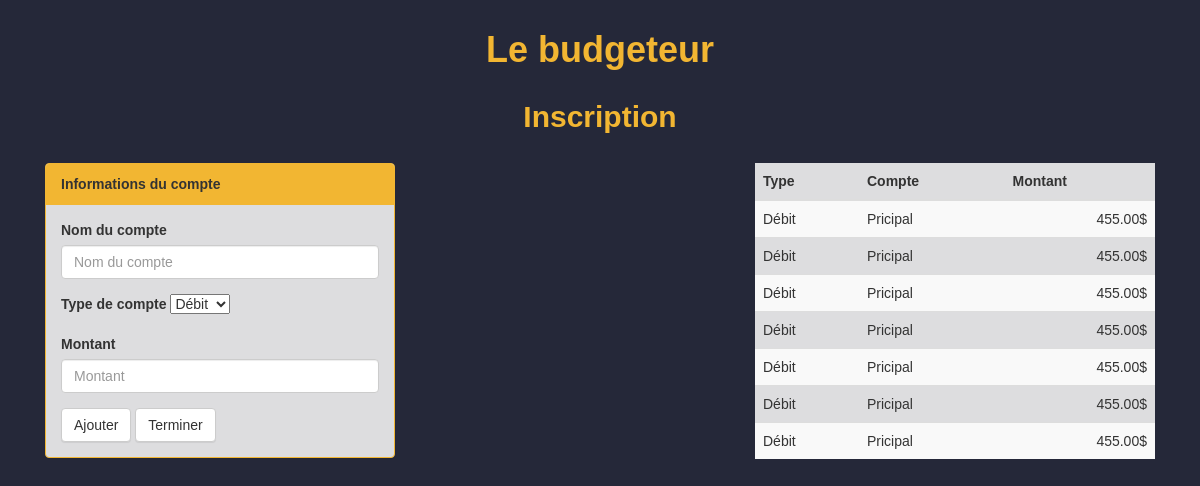
Page /inscriptionComptes.php (signed in) on the committed database.
### tables this page shows
CREATE TABLE `compte` (
  `compteId` int(1) NOT NULL AUTO_INCREMENT,
  `userId` int(6) NOT NULL,
  `typeCompteId` int(1) NOT NULL,
  `montant` decimal(8,2) NOT NULL,
  `nom` varchar(20) NOT NULL,
  PRIMARY KEY (`compteId`)
);

CREATE TABLE `typecompte` (
  `typeCompteId` int(2) NOT NULL AUTO_INCREMENT,
  `nom` varchar(20) NOT NULL,
  PRIMARY KEY (`typeCompteId`)
);

### action/InscriptionComptesAction.php (called while the page is built, shortened)
<?php
	require_once("action/CommonAction.php");
	require_once("dao/CompteDAO.php");
	require_once("dao/TypeCompteDAO.php");
	class InscriptionComptesAction extends CommonAction{
		protected function executeAction(){
			$this->listeComptes = CompteDAO::lister($this->getUser()["userId"]);
			$this->listeTypeComptes = TypeCompteDAO::lister();
		}
	}

### dao/TypeCompteDAO.php (called while the page is built)
<?php
	require_once("bdd.php");
	class TypeCompteDAO {
		public static function lister(){
			global $bdd;
			$requete = $bdd->prepare('
				SELECT typeCompteId, nom
				FROM typecompte');
			$requete->execute();
			$listeTypeComptes = array();
			while($ligne = $requete->fetch()){
				$listeTypeComptes[] = $ligne;
			}
			return $listeTypeComptes;
		}
	}

### action/CommonAction.php (called while the page is built, shortened)
<?php
	require_once("dao/UserDAO.php");
	abstract class CommonAction{
		public final function execute() {
			$this->executeAction();
		}
		public function getUser() {
			$this->user = UserDAO::trouver($_SESSION["userId"]);
			return $this->user;
		}
	}

### dao/UserDAO.php (called while the page is built, shortened)
<?php
	require_once("bdd.php");
	class UserDAO {
		public static function trouver($id){
			global $bdd;
			$requete = $bdd->prepare('
				SELECT *
				FROM user
				WHERE userId = ?');
			$requete->execute(array($id));
			$ligne = $requete->fetch();
			return $ligne;
		}
	}

### dao/CompteDAO.php (called while the page is built, shortened)
<?php
	require_once("bdd.php");
	class CompteDAO {
		public static function lister($userId){
			global $bdd;
			$requete = $bdd->prepare('
				SELECT compte.compteId, compte.nom, compte.montant, typecompte.nom AS typeCompte
				FROM compte
				INNER JOIN typecompte ON compte.typeCompteId = typecompte.typeCompteId
				WHERE userId = ?');
			$requete->execute(array($userId));
			$listeComptes = array();
			while($ligne = $requete->fetch()){
				$listeComptes[] = $ligne;
			}
			return $listeComptes;
		}
	}

### inscriptionComptes.php (the view)
<?php
	require_once("action/InscriptionComptesAction.php");
	$action = new InscriptionComptesAction();
	$action->execute();
	require_once("partial/header-login-inscription.php");
?>
		<h1 class="text-center">Le budgeteur</h1>
		<h2 class="text-center">Inscription</h2>
		<div class="col-md-5">
			<form action="inscriptionComptes.php" method="post" onsubmit="return validate()"
				class="inscriptioncompte panel panel-default">
				<div class="panel-heading"><strong>Informations du compte</strong></div>
				<div class="panel-body">
					<div class="form-group">
						<label for="nom">Nom du compte</label>
						<input class="form-control" placeholder="Nom du compte" type="text" name="nom" id="nom">
					</div>
					<div class="form-group">
						<label for="type">Type de compte</label>
						<select name="typeCompte" id="type">
						<?php foreach ($action->listeTypeComptes as $typeCompte) { ?>
							<option value="<?= $typeCompte["typeCompteId"] ?>"> <?= $typeCompte["nom"] ?> </option>
						<?php } ?>
						</select>
					</div>
					<div class="form-group">
						<label for="montant">Montant</label>
						<input class="form-control" placeholder="Montant" type="text" name="montant" id="montant">
					</div>
					<input type="submit" value="Ajouter" name="ajouter" class="btn btn-default"/>
					<input type="submit" value="Terminer" name="terminer" class="btn btn-default"/>
				</div>
			</form>
		</div>
		<div class="col-md-5 col-md-offset-2">
			<table class="table table-hover table-striped">
				<thead>
					<tr>
						<th>Type</th>
						<th>Compte</th>
						<th>Montant</th>
					</tr>
				</thead>
				<tbody>
					<?php foreach($action->listeComptes as $compte) { ?>
						<tr>
							<td> <?= $compte["typeCompte"] ?> </td>
							<td> <?= $compte["nom"] ?> </td>
							<td class="text-right"> <?= $compte["montant"]?>$ </td>
						</tr>
					<?php } ?>
				</tbody>
			</table>
		</div>
<?php
	require_once("partial/footer.php");

### partial/header-login-inscription.php (shortened to what this page needs)
<!DOCTYPE html>
<html>
	<head>
		<link rel="stylesheet" href="https://maxcdn.bootstrapcdn.com/bootstrap/3.3.7/css/bootstrap.min.css">
		<link rel="stylesheet" href="https://maxcdn.bootstrapcdn.com/bootstrap/3.3.7/css/bootstrap-theme.min.css">
		<link rel="stylesheet" href="css/theme.min-login-inscription.css" />
		<link rel="stylesheet" media="screen" href="css/style-login-inscription.css">
	</head>
	<body class="container">

### partial/footer.php (shortened to what this page needs)
	</body>
</html>

### css/style-login-inscription.css (style rules this page uses)
body { font-family: "Lucida Sans Unicode", "Lucida Grande", sans-serif; }
h1, h2 { font-family: "Lucida Sans Unicode", "Lucida Grande", sans-serif; color:#f2b632; font-weight: bold; margin:30px; }
.panel-default > .panel-heading { background-image: none; }
.inscriptioncompte { width:350px; float:left; }
.table { background-color: #dddddf; width:400px; float:right; }

### rows in the picture
compte: typeCompteId.nom "Débit", nom "Pricipal", montant "455.00"
compte: typeCompteId.nom "Débit", nom "Pricipal", montant "455.00"
compte: typeCompteId.nom "Débit", nom "Pricipal", montant "455.00"
compte: typeCompteId.nom "Débit", nom "Pricipal", montant "455.00"
compte: typeCompteId.nom "Débit", nom "Pricipal", montant "455.00"
compte: typeCompteId.nom "Débit", nom "Pricipal", montant "455.00"
compte: typeCompteId.nom "Débit", nom "Pricipal", montant "455.00"

### other values in the picture
form field typeCompte "Débit"
